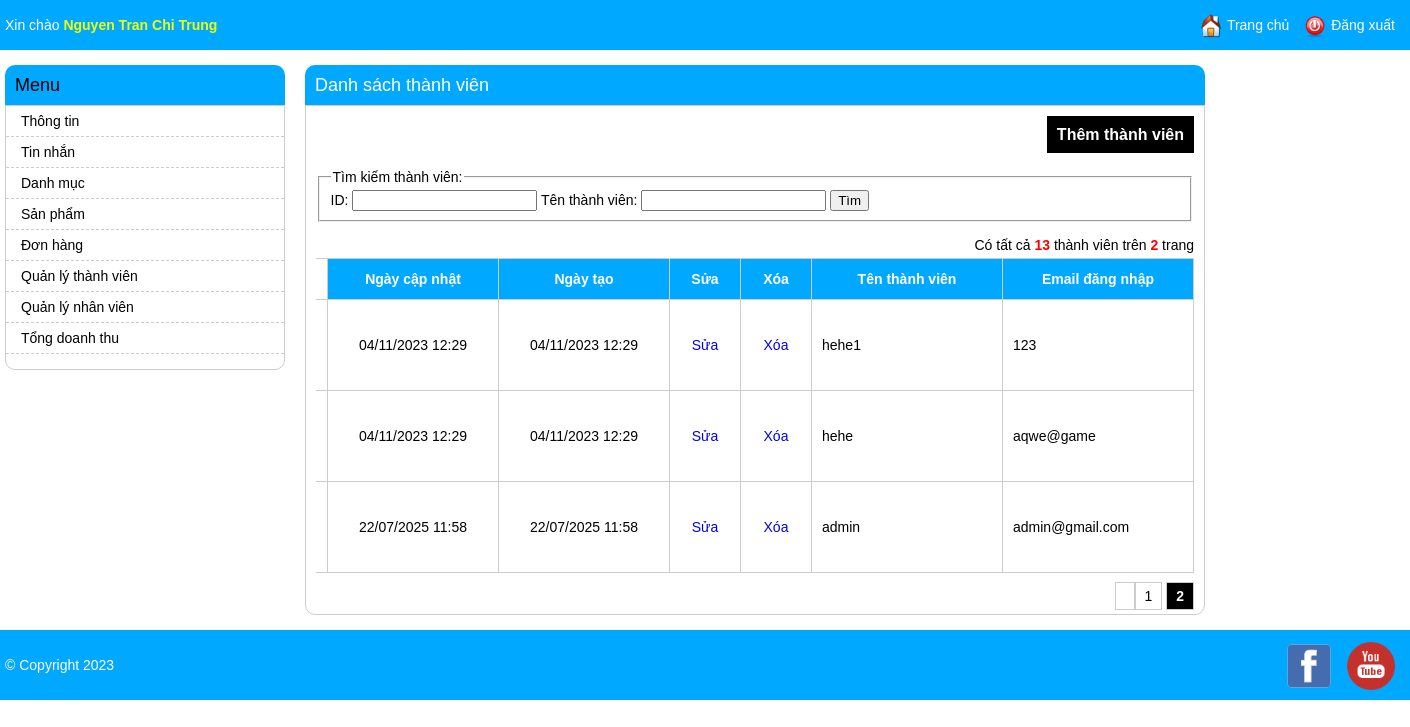
The page /admin/member_listing.php?per_page=10&page=2 (signed in) on the database its author committed.
### tables this page shows
CREATE TABLE `member` (
  `id` int(11) NOT NULL,
  `username` varchar(50) NOT NULL,
  `email` varchar(50) NOT NULL,
  `password` varchar(20) NOT NULL,
  `created_time` int(11) NOT NULL,
  `last_updated` int(12) NOT NULL,
  `phone` varchar(50) NOT NULL
);

### function.php (called while the page is built, shortened)
<?php
function checkPrivilege($uri = false)
{
  $uri = $uri != false? $uri :  $_SERVER['REQUEST_URI'];
    $privileges = $_SESSION['current_user']['privileges'];
     $privileges = implode("|", $privileges);
     preg_match('/dashboard\.php$|'.$privileges ."/", $uri, $matches);
return !empty($matches);
}
?>

### admin/member_listing.php (the view, shortened to what this page needs)
<?php
include 'header.php';
$config_name = "member";
$config_title = "thành viên";
if (!empty($_SESSION['current_user'])) {
    $item_per_page = (!empty($_GET['per_page'])) ? $_GET['per_page'] : 10;
    $current_page = (!empty($_GET['page'])) ? $_GET['page'] : 1;
    $offset = ($current_page - 1) * $item_per_page;
    if(!empty($where)){
        $totalRecords = mysqli_query($con, "SELECT * FROM `member` where (".$where.")");
    }else{
        $totalRecords = mysqli_query($con, "SELECT * FROM `member`");
    }
    $totalRecords = $totalRecords->num_rows;
    $totalPages = ceil($totalRecords / $item_per_page);
    if(!empty($where)){
        $members = mysqli_query($con, "SELECT * FROM `member` where (".$where.") ORDER BY `id` DESC LIMIT " . $item_per_page . " OFFSET " . $offset);
    }else{
        $members = mysqli_query($con, "SELECT * FROM `member` ORDER BY `id` DESC LIMIT " . $item_per_page . " OFFSET " . $offset);
    }
    ?>
<div class="main-content">
    <h1>Danh sách <?=$config_title?></h1>
    <div class="listing-items">
        <?php if (checkPrivilege($config_name.'_editing.php')) { ?>
        <div class="buttons">
            <a href="./<?=$config_name?>_editing.php">Thêm <?=$config_title?></a>
        </div>
        <?php } ?>
        <div class="listing-search">
            <form id="<?=$config_name?>-search-form" action="<?=$config_name?>_listing.php?action=search" method="POST">
                <fieldset>
                    <legend>Tìm kiếm <?=$config_title?>:</legend>
                    ID: <input type="text" name="id" value="<?=!empty($id)?$id:""?>" />
                    Tên <?=$config_title?>: <input type="text" name="username" value="<?=!empty($name)?$name:""?>" />
                    <input type="submit" value="Tìm" />
                </fieldset>
            </form>
        </div>
        <div class="total-items">
            <span>Có tất cả <strong><?=$totalRecords?></strong> <?=$config_title?> trên
                <strong><?=$totalPages?></strong> trang</span>
        </div>
        <ul>
            <li class="listing-item-heading">
                <div class="listing-prop listing-name">Email đăng nhập</div>
                <div class="listing-prop listing-name">Tên <?=$config_title?></div>
                <?php if (checkPrivilege($config_name.'_delete.php?id=0')) { ?>
                <div class="listing-prop listing-button">
                    Xóa
                </div>
                <?php } ?>
                <?php if (checkPrivilege($config_name.'_editing.php?id=0')) { ?>
                <div class="listing-prop listing-button">
                    Sửa
                </div>
                <?php } ?>
                <div class="listing-prop listing-time">Ngày tạo</div>
                <div class="listing-prop listing-time">Ngày cập nhật</div>
            </li>
            <?php
                while ($row = mysqli_fetch_array($members)) {
                    ?>
            <li>
            <div class="listing-prop listing-name"><?= $row['email'] ?></div>
                <div class="listing-prop listing-name"><?= $row['username'] ?></div>
                <?php if (checkPrivilege($config_name.'_delete.php?id='.$row['id'])) { ?>
                <div class="listing-prop listing-button">
                    <a href="./<?=$config_name?>_delete.php?id=<?= $row['id'] ?>">Xóa</a>
                </div>
                <?php } ?>
                <?php if (checkPrivilege($config_name.'_editing.php?id='.$row['id'])) { ?>
                <div class="listing-prop listing-button">
                    <a href="./<?=$config_name?>_editing.php?id=<?= $row['id'] ?>">Sửa</a>
                </div>
                <?php } ?>
                <div class="listing-prop listing-time"><?= date('d/m/Y H:i', $row['created_time']) ?></div>
                <div class="listing-prop listing-time"><?= date('d/m/Y H:i', $row['last_updated']) ?></div>
            </li>
            <?php } ?>
        </ul>
        <?php
            include './pagination.php';
            ?>
    </div>
</div>
<?php
}
include './footer.php';
?>

### css/admin_style.css (style rules this page uses)
body { font-family: arial; padding: 0; margin: 0; font-size: 14px; }
h1 { text-align: center; }
.listing-items { padding: 10px; border: 1px solid #ccc; border-radius: 0 0 10px 10px; }
.listing-items ul { padding: 0; margin: 0; }
.listing-prop { float: right; border-left: 1px solid #ccc; line-height: 90px; padding: 0 10px; }
.listing-fullname, .listing-username, .listing-name { padding-left: 10px; border-right: 0; width: 170px; max-height: 90px; overflow: hidden; }
.listing-button { float: right; border-left: 1px solid #ccc; border-right: 0; padding: 0 10px; width: 50px; text-align: center; }
.listing-items ul li { list-style: none; border: 1px solid #ccc; border-top: 0; border-left: 0; }
.listing-items ul li:first-child { border-top: 1px solid #ccc; }
.listing-time { width: 150px; text-align: center; }
.listing-item-heading { text-align: center; font-weight: bold; }
.listing-item-heading .listing-prop { height: 40px; line-height: 40px; background: rgb(0, 168, 255); color: #FFF; }
.buttons { text-align: right; font-weight: bold; font-size: 16px; margin-bottom: 15px; line-height: 38px; }
.buttons a { color: #FFF; padding: 10px; background: #000; }
a { text-decoration: none; }
.main-content { float: left; width: 900px; margin-left: 20px; }
.main-content h1 { margin: 0; text-align: left; background: rgb(0, 168, 255); color: #fff; font-size: 18px; font-weight: normal; line-height: 40px; border-radius: 10px 10px 0 0; padding: 0 10px; }
.listing-search { margin-bottom: 15px; }
.total-items { margin-bottom: 5px; text-align: right; }
.total-items strong { color: red; }

### rows shown on the page
member: email "123", username "hehe1", created_time "04/11/2023 12:29", last_updated "04/11/2023 12:29"
member: email "aqwe@game", username "hehe", created_time "04/11/2023 12:29", last_updated "04/11/2023 12:29"
member: email "admin@gmail.com", username "admin", created_time "22/07/2025 11:58", last_updated "22/07/2025 11:58"

### other values the page prints
$user['fullname'] "Nguyen Tran Chi Trung"
$config_title "thành viên"
$totalRecords "13"
$totalPages "2"
